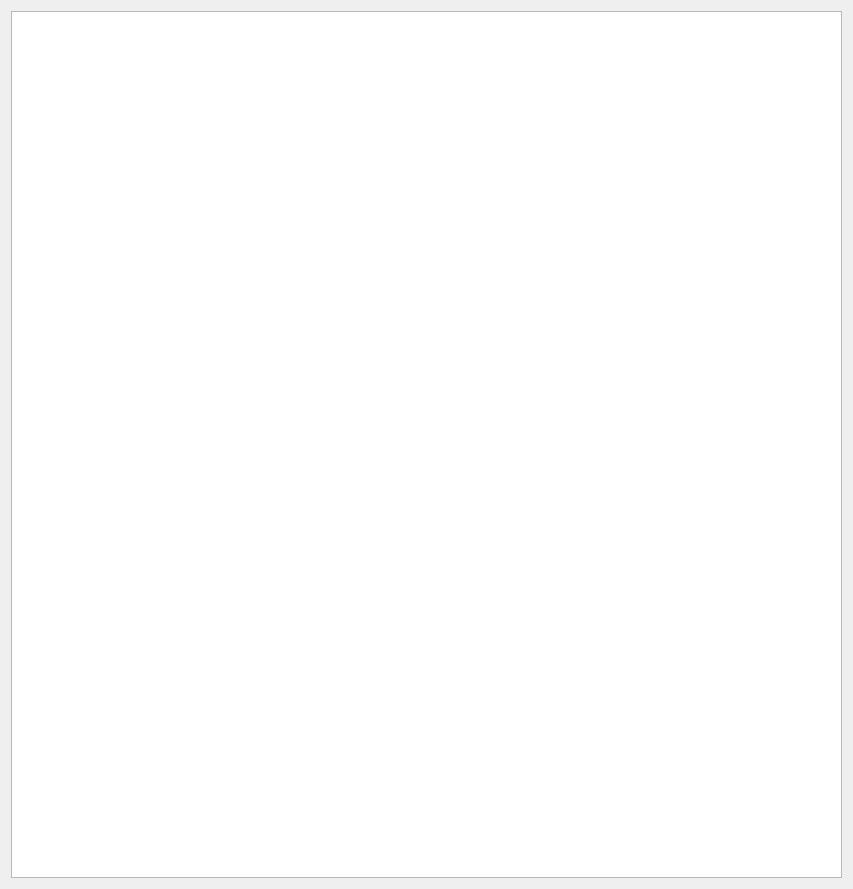
<?xml version="1.0" encoding="UTF-8"?>
<ui version="4.0">
 <class>QGraphicsView0</class>
 <widget class="QDialog" name="QGraphicsView0">
  <property name="geometry">
   <rect>
    <x>0</x>
    <y>0</y>
    <width>853</width>
    <height>889</height>
   </rect>
  </property>
  <property name="windowTitle">
   <string>Dialog</string>
  </property>
  <layout class="QVBoxLayout" name="verticalLayout">
   <item>
    <widget class="QGraphicsView" name="graphicsView"/>
   </item>
  </layout>
 </widget>
 <resources/>
 <connections/>
</ui>
